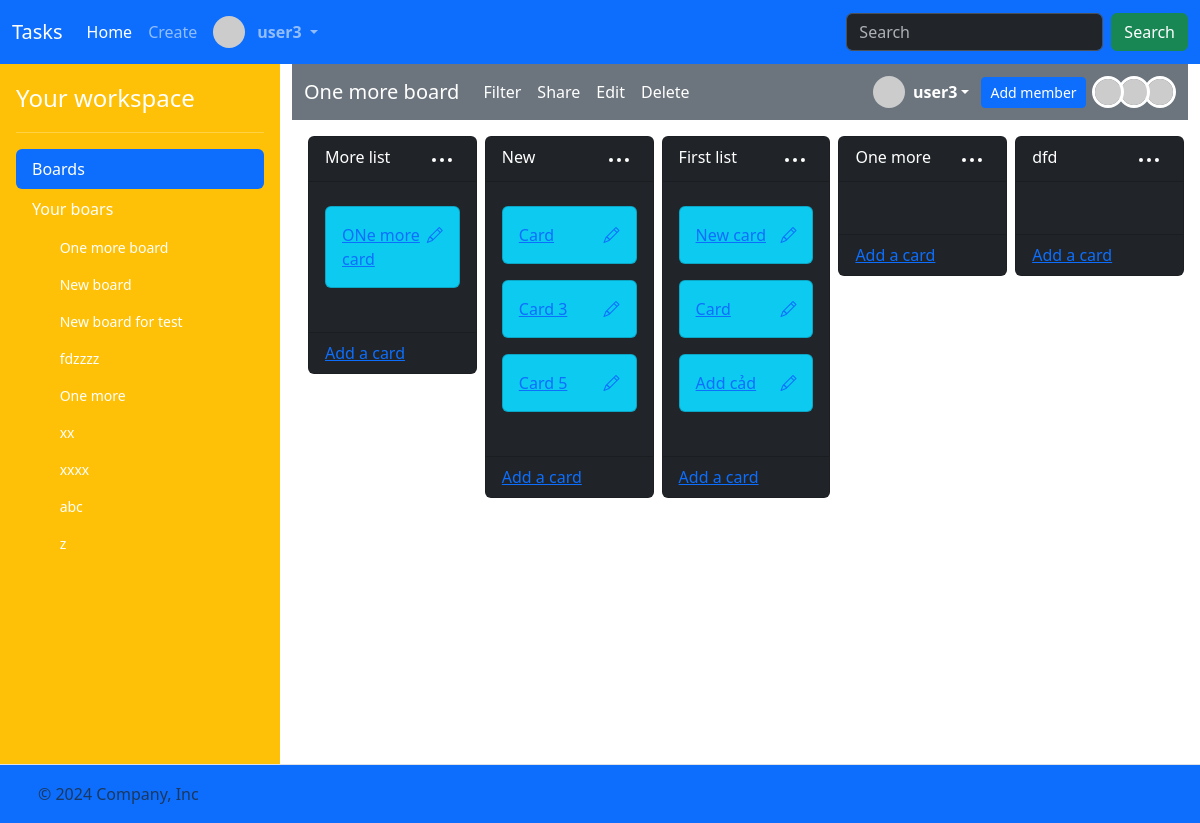
The page /boards/28 (signed in) on the database as committed earlier.
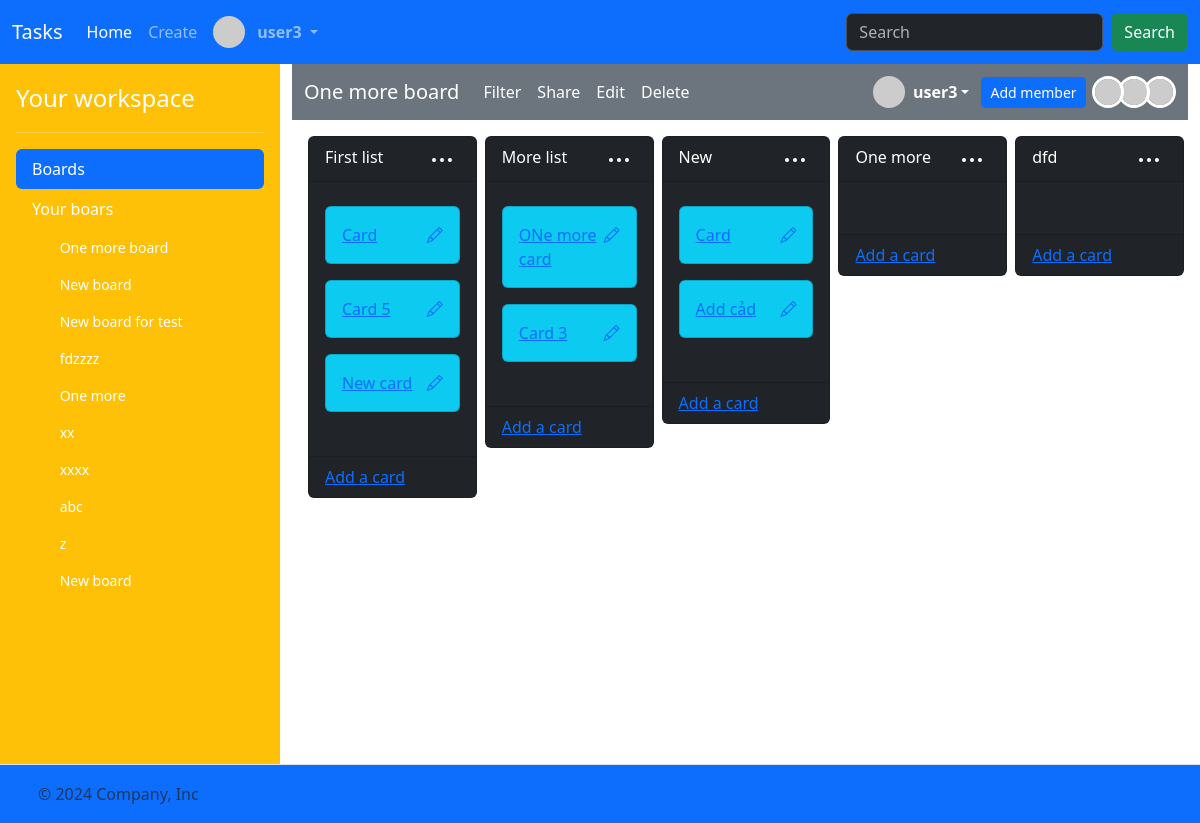
The same page on the database as committed later.
### task/models.py (models this page shows)
class User(AbstractUser):
    bio = models.CharField(max_length=256)

class Board(models.Model):
    name = models.CharField(max_length=256)
    description = models.CharField(max_length=256)
    members = models.ManyToManyField(User, related_name="boards")
    created_at = models.DateTimeField(auto_now_add=True)

class List(models.Model):
    board = models.ForeignKey("Board", on_delete=models.CASCADE, related_name="lists")
    name = models.CharField(max_length=256)
    position = models.DecimalField(max_digits=10, decimal_places=2)
    created_at = models.DateTimeField(auto_now_add=True)

class Card(models.Model):
    list = models.ForeignKey("List", on_delete=models.CASCADE, related_name="cards")
    title = models.CharField(max_length=256)
    description = models.CharField(max_length=256)
    due_date = models.DateTimeField(null=True, blank=True)
    position = models.DecimalField(max_digits=10, decimal_places=2)
    members = models.ManyToManyField(User, related_name="cards")
    created_at = models.DateTimeField(auto_now_add=True)

### task/views.py (the view)
# urls.py: path("boards/<int:board_id>", views.board, name="board"),
@csrf_exempt
@login_required
def board(request, board_id):
    board = (
        request.user.boards.filter(id=board_id)
        .prefetch_related("members", "lists__cards", "lists")
        .first()
    )
    lists = (
        board.lists.all()
        .order_by("position")
        .prefetch_related(
            Prefetch(
                "cards",
                queryset=Card.objects.order_by("position"),
                to_attr="ordered_cards",
            )
        )
    )
    members = board.members.all()
    total_member = members.count()
    for index, member in enumerate(members):
        member.index = total_member - index
    return render(
        request,
        "task/board.html",
        {
            "board": board,
            "lists": lists,
            "boards": request.user.boards.all(),
            "members": members,
        },
    )

### task/templates/task/board.html (shortened to what this page needs)
{% extends "task/layout.html" %}
{% load static %}
{% block main %}
<nav class="navbar navbar-expand-lg bg-secondary"  data-bs-theme="dark">
    <div class="container-fluid">
      <a id="board-title" class="navbar-brand" href="{% url 'board' board.id %}" data-board-id="{{ board.id }}">{{ board.name }}</a>
      <div class="collapse navbar-collapse" id="navbarSupportedContent">
        <ul class="navbar-nav me-auto mb-2 mb-lg-0">
            <li class="nav-item">
                <a class="nav-link active" aria-current="page" href="#Filter">Filter</a>
            </li>
            <li class="nav-item">
                <a class="nav-link active" aria-current="page" href="#Share">Share</a>
            </li>
            <li class="nav-item">
                <a class="nav-link active" aria-current="page" href="{% url 'edit_board' board.id %}">Edit</a>
            </li>
            <li class="nav-item">
                <button type="button" class="nav-link active" data-bs-toggle="modal" data-bs-target="#confirmBoardDeletionModal">
                    Delete
                </button>
            </li>
        </ul>
        <div style="display: flex; align-items: center; gap: 12px;">
            <div class="dropdown">
                <a href="#" class="d-flex align-items-center text-white text-decoration-none dropdown-toggle" id="dropdownUser1" data-bs-toggle="dropdown" aria-expanded="false">
                  <img src="https://i.pravatar.cc/48?u={{ user.id }}" alt="" width="32" height="32" class="rounded-circle me-2">
                  <strong>{{ user.username }}</strong>
                </a>
            </div>
            <a class="btn btn-sm btn-primary" href="{% url 'board_add_member' board.id %}">Add member</a>
            <div id="board-members" style="margin-left: 4px;">
                {% for member in members %}
                    {% if member.id != user.id %}
                        <a href="{% url 'profile' member.id %}">
                            <img src="https://i.pravatar.cc/48?u={{ member.id }}" alt="" width="32" height="32" class="rounded-circle" style="margin-left: -10px; z-index: {{member.index}}; position: relative; border:3px solid white;">
                        </a>
                    {% endif %}
                {% endfor %}
            </div>
        </div>
      </div>
    </div>
</nav>
<div class="mt-3" style="margin-left: 12px;">
    <div class="task-lists g-3 mt-2" style="display:flex; overflow-x: auto; width: 100%; max-width: 100%;">
            {% for list in lists %}
            <div class="col px-1" style="flex: 0 0 20%;">
                <div class="card bg-dark task-list" draggable="true" id="list-id-{{ list.id }}" data-list-id="{{ list.id }}" data-list-position="{{ list.position }}">
                    <div class="card-header text-white">
                        <div style="display: flex;justify-content: space-between;">
                            <span>{{ list.name }}</span>
                            <div class="dropdown">
                                <button style="background: transparent; border: 0;" data-bs-toggle="dropdown" aria-expanded="false">
                                    <svg xmlns="http://www.w3.org/2000/svg" viewBox="0 0 24 24" width="24" height="24" fill="white"><path d="M20 14a2 2 0 1 1-.001-3.999A2 2 0 0 1 20 14ZM6 12a2 2 0 1 1-3.999.001A2 2 0 0 1 6 12Zm8 0a2 2 0 1 1-3.999.001A2 2 0 0 1 14 12Z"></path></svg>
                                </button>
                              </div>
                        </div>
                    </div>
                    <div class="card-body" style="display:flex; flex-direction: column; max-height: 550px !important; overflow-y: auto;" data-list-id="{{ list.id }}">
                        {% for card in list.ordered_cards %}
                            <div class="task-card card bg-info my-2" data-card-id="{{ card.id }}" data-list-id="{{ list.id }}" id="card-id-{{ card.id }}" draggable="true" data-card-position="{{ card.position }}">
                                <div class="card-body" style="display: flex; justify-content: space-between;">
                                    <a href="{% url 'card' card.id %}">
                                        <span>{{ card.title }}</span>
                                    </a>
                                    <a href="{% url 'edit_card_title' card.id %}"><i class="bi bi-pencil"></i></a>
                                </div>
                            </div>
                        {% endfor %}
                        <div class="task-card-hidden" style="width: 100%; min-height: 20px; flex: 1;"></div>
                    </div>
                    <div class="card-footer text-body-secondary">
                        <a href="{% url 'list_add_card_view' list.id %}">Add a card</a>
                    </div>
                </div>
            </div>
            {% endfor %}
    </div>
</div>
{% endblock %}

### task/templates/task/layout.html (shortened to what this page needs)
<!DOCTYPE html>
{% load static %}
<html lang="en">
    <head>
        <link href="https://cdn.jsdelivr.net/npm/bootstrap@5.3.3/dist/css/bootstrap.min.css" rel="stylesheet">
        <link rel="stylesheet" href="https://cdn.jsdelivr.net/npm/bootstrap-icons@1.3.0/font/bootstrap-icons.css">
        <link href="{% static 'styles.css' %}" rel="stylesheet">
    </head>
    <body>
        <header>
            <nav class="navbar navbar-expand-lg bg-primary"  data-bs-theme="dark">
                <div class="container-fluid">
                  <a class="navbar-brand" href="{% url 'index' %}">Tasks</a>
                  <div class="collapse navbar-collapse" id="navbarSupportedContent">
                    <ul class="navbar-nav me-auto mb-2 mb-lg-0" style="display: flex;
    align-items: center;">
                        {% if user.is_authenticated %}
                      <li class="nav-item">
                        <a class="nav-link active" aria-current="page" href="{% url 'index' %}">Home</a>
                      </li>
                      <li class="nav-item">
                        <a class="nav-link" href="{% url 'create_board' %}">Create</a>
                      </li>
                      <li class="nav-item dropdown">
                        <a class="nav-link dropdown-toggle" href="#" role="button" data-bs-toggle="dropdown" aria-expanded="false" style="display: flex; align-items: center; gap: 4px;">
                            <img src="https://i.pravatar.cc/48?u={{ user.id }}" alt="" width="32" height="32" class="rounded-circle me-2">
                            <strong>{{ user.username }}</strong>
                        </a>
                      </li>
                    </ul>
                    <form class="d-flex" role="search">
                      <input class="form-control me-2" type="search" placeholder="Search" aria-label="Search">
                      <button class="btn btn-success" type="submit">Search</button>
                    </form>
                      {% endif %}
                  </div>
                </div>
              </nav>
        </header>
        <main>
            <div class="d-flex flex-nowrap">
                {% if user.is_authenticated %}
                <div class="d-flex flex-column flex-shrink-0 p-3 text-white bg-warning" style="width: 280px;">
                    <a href="/" class="d-flex align-items-center mb-3 mb-md-0 me-md-auto text-white text-decoration-none">
                      <span class="fs-4">Your workspace</span>
                    </a>
                    <hr>
                    <ul class="nav nav-pills flex-column mb-auto">
                      <li class="nav-item">
                        <a href="#" class="nav-link active" aria-current="page">
                          Boards
                        </a>
                      </li>
                      <li class="mb-1">
                        <button  class="nav-link text-white collapsed" data-bs-toggle="collapse" data-bs-target="#home-collapse" aria-expanded="true">
                            Your boars
                            </button>
                            <div class="collapse show" id="home-collapse">
                            <ul class="btn-toggle-nav list-unstyled fw-normal pb-1 small" style="max-height: 490px; overflow-y: auto;">
                                {% for board in boards %}
                                <li>
                                    <a href="{% url 'board' board.id %}" class="nav-link text-white">
                                      <svg class="bi me-2" width="16" height="16"><use xlink:href="#speedometer2"></use></svg>
                                      {{ board.name }}
                                    </a>
                                  </li>
                                  {% endfor %}
                            </ul>
                            </div>
                      </li>
                    </ul>
                </div>
                {% endif %}
                <div style="flex: 1; background: white; overflow-x: hidden; min-height: 700px;" class="container-fluid">
                    {% block main %}{% endblock %}
                </div>
            </div>
        </main>
        <footer class="d-flex flex-wrap justify-content-between align-items-center py-3 border-top bg-primary">
            <div class="col-md-4 d-flex align-items-center">
              <a href="/" class="mb-3 me-2 mb-md-0 text-body-secondary text-decoration-none lh-1">
                <svg class="bi" width="30" height="24"><use xlink:href="#bootstrap"></use></svg>
              </a>
              <span class="mb-3 mb-md-0 text-body-secondary">© 2024 Company, Inc</span>
            </div>
            <ul class="nav col-md-4 justify-content-end list-unstyled d-flex">
              <li class="ms-3"><a class="text-body-secondary" href="#"><svg class="bi" width="24" height="24"><use xlink:href="#twitter"></use></svg></a></li>
              <li class="ms-3"><a class="text-body-secondary" href="#"><svg class="bi" width="24" height="24"><use xlink:href="#instagram"></use></svg></a></li>
              <li class="ms-3"><a class="text-body-secondary" href="#"><svg class="bi" width="24" height="24"><use xlink:href="#facebook"></use></svg></a></li>
            </ul>
        </footer>
    </body>
</html>

Rows that differ between the two databases and show on the page:
added Board: name "New board"
changed List "First list": gains Card (title "Card 5"); loses Card (title "Add cảd"); moves up the list
changed Card (number 1 of 7 on the later page): moves up the list
changed List "More list": gains Card (title "Card 3")
changed List "New": gains Card (title "Add cảd"); loses Card (title "Card 3"); loses Card (title "Card 5")
